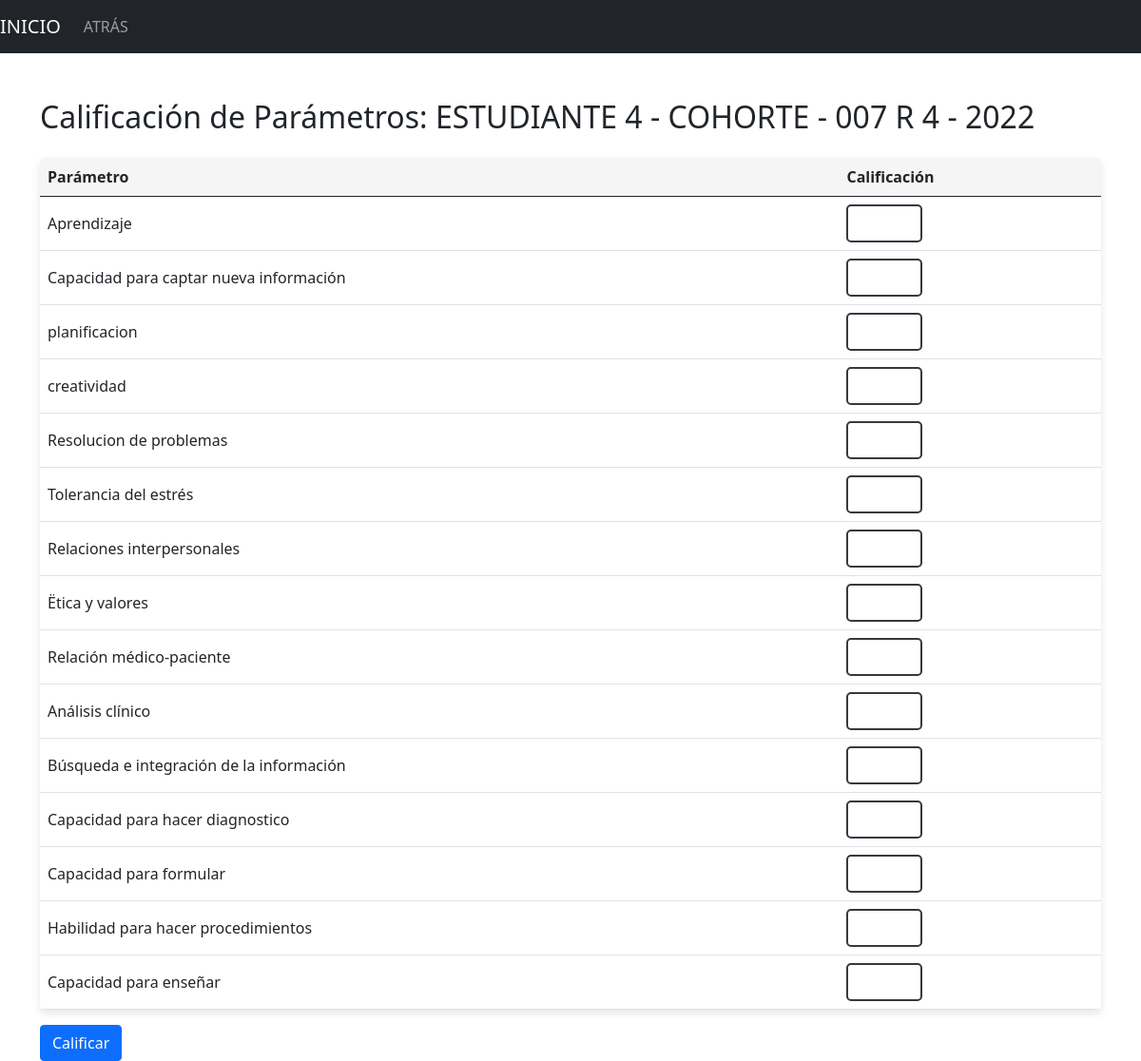
/student_self_grade/7/10 (signed in), run on the app's committed database.
### models.py (models this page shows, shortened)
class BaseModel(db.Model):
    __abstract__ = True
    created_at = db.Column(db.DateTime, default=current_time_in_bogota)
    updated_at = db.Column(
        db.DateTime, default=current_time_in_bogota, onupdate=current_time_in_bogota
    )
    created_by = db.Column(db.String(50), nullable=True)
    modified_by = db.Column(db.String(50), nullable=True)

class User(BaseModel, UserMixin):
    __tablename__ = "user"
    id = db.Column(db.Integer, primary_key=True)
    identificacion = db.Column(db.Integer, nullable=False, unique=True)
    tipo_identificacion = db.Column(db.String(2), nullable=False)
    full_name = db.Column(db.String(50), nullable=False)
    password = db.Column(db.String(255), nullable=False)
    email = db.Column(db.String(100), nullable=False, unique=True)
    sexo = db.Column(db.String(10), nullable=False)  # Masculino, Femenino, Otro
    telefono = db.Column(db.String(20), nullable=True)
    direccion_residencia = db.Column(db.String(255), nullable=True)
    profile_id = db.Column(db.Integer, db.ForeignKey("profile.id"), nullable=False)
    is_active = db.Column(db.Boolean, default=True, nullable=False)
    pin_security = db.Column(db.String(6), nullable=True)
    cohorts = db.relationship("Cohort", back_populates="teacher")
    profile = db.relationship("Profile", back_populates="users")
    universidad_id = db.Column(db.Integer, db.ForeignKey("universidad.id"), nullable=True)
    universidad = db.relationship("Universidad", back_populates="students", lazy="select")
    grades = db.relationship(
        "Grade", back_populates="student", cascade="all, delete-orphan"
    )
    cohort = db.relationship("Cohort", back_populates="students")
    especializacion_id = db.Column(db.Integer, db.ForeignKey("especializacion.id"), nullable=True)
    especializacion = db.relationship("Especializacion", back_populates="docentes")
    joined_cohorts = db.relationship("Cohort", secondary="grade", back_populates="students")

class Cohort(BaseModel):
    __tablename__ = "cohort"
    id = db.Column(db.Integer, primary_key=True)
    name = db.Column(db.String(50), nullable=False)
    year_id = db.Column(db.Integer, db.ForeignKey("year.id"), nullable=False)
    teacher_id = db.Column(db.Integer, db.ForeignKey("user.id"), nullable=False)
    year = db.relationship("Year", back_populates="cohorts")
    teacher = db.relationship("User", backref="taught_cohorts")
    students = db.relationship("User", secondary="grade", back_populates="joined_cohorts")
    rotaciones = db.relationship("Rotacion", back_populates="cohort", cascade="all, delete-orphan")

class Year(BaseModel):
    __tablename__ = "year"
    id = db.Column(db.Integer, primary_key=True)
    name = db.Column(db.String(20), nullable=False, unique=True)
    teacher_id = db.Column(db.Integer, db.ForeignKey("user.id"), nullable=False)
    cohorts = db.relationship(
        "Cohort", back_populates="year", cascade="all, delete-orphan"
    )

class ParametroCalificacion(BaseModel):
    __tablename__ = "parametro_calificacion"
    id = db.Column(db.Integer, primary_key=True)
    nombre = db.Column(db.String(255), nullable=False, unique=True)
    peso = db.Column(db.Float, default=1.0, nullable=False)  # Peso por defecto es 1.0

### app.py (the view, shortened to what this page needs)
@app.route(
    "/student_self_grade/<int:student_id>/<int:cohort_id>", methods=["GET", "POST"]
)
@login_required
def student_self_grade(student_id, cohort_id):
    student = User.query.get(student_id)
    cohort = Cohort.query.get(cohort_id)
    if current_user.id != student_id:
        flash("No tienes permiso para acceder a esta página.")
        return redirect(url_for("index"))
    existing_grade = Grade.query.filter_by(
        student_id=student_id, cohort_id=cohort_id
    ).first()
    if existing_grade and existing_grade.self_evaluation is not None:
        flash("Ya has realizado tu autoevaluación para este cohorte.", "warning")
        return redirect(url_for("student_dashboard"))
    parameters = ParametroCalificacion.query.all()
    return render_template(
        "student_self_grade.html", student=student, cohort=cohort, parameters=parameters
    )

### app.py (called while the page is built)
@login_manager.user_loader
def load_user(user_id):
    return User.query.get(int(user_id))

### templates/student_self_grade.html (shortened to what this page needs)
<!DOCTYPE html>
<html lang="en">
<head>
    <link rel="stylesheet" href="{{ url_for('static', filename='css/bootstrap.min.css') }}">
</head>
<body>
    <nav class="navbar navbar-expand-lg navbar-dark bg-dark">
        <a class="navbar-brand" href="{{ url_for('student_dashboard') }}">INICIO</a>
        <div class="collapse navbar-collapse" id="navbarNav">
            <ul class="navbar-nav">
                <li class="nav-item active">
                    <a class="nav-link" href="{{ url_for('view_cohorts_student') }}">ATRÁS</a>
                </li>
            </ul>
        </div>
    </nav>
    <div class="container mt-5">
        <h2 class="mb-4">Calificación de Parámetros: {{ student.full_name }} - {{ cohort.name }} - {{ cohort.year.name }}</h2>
        <form action="" method="post">
            <table class="table custom-table">
                <thead>
                    <tr>
                        <th>Parámetro</th>
                        <th>Calificación</th>
                    </tr>
                </thead>
                <tbody>
                    {% for parametro in parameters %}
                    <tr>
                        <td>{{ parametro.nombre }}</td>
                        <td>
                            <input class="form-control" type="number" name="parametro_{{ parametro.id }}" min="0" max="5" step="0.1" required>
                        </td>
                    </tr>
                    {% endfor %}
                </tbody>
            </table>
            <button type="submit" class="btn btn-primary">Calificar</button>
        </form>
    </div>
</body>
</html>

### templates/student_self_grade.html (style rules this page uses)
.custom-table { box-shadow: 0 4px 8px rgba(0, 0, 0, 0.1); border-radius: 5px; overflow: hidden; }
.custom-table thead { background-color: #f5f5f5; }
.custom-table td { vertical-align: middle; }
.custom-table input[type="number"] { max-width: 80px; border: 2px solid #343a40; border-radius: 5px; }

### data on the page
User: full_name "ESTUDIANTE 4"
Cohort: name "COHORTE - 007 R 4"
Year: year.name "2022"
ParametroCalificacion: nombre "Aprendizaje"
ParametroCalificacion: nombre "Capacidad para captar nueva información"
ParametroCalificacion: nombre "planificacion"
ParametroCalificacion: nombre "creatividad"
ParametroCalificacion: nombre "Resolucion de problemas"
ParametroCalificacion: nombre "Tolerancia del estrés"
ParametroCalificacion: nombre "Relaciones interpersonales"
ParametroCalificacion: nombre "Ëtica y valores"
ParametroCalificacion: nombre "Relación médico-paciente"
ParametroCalificacion: nombre "Análisis clínico"
ParametroCalificacion: nombre "Búsqueda e integración de la información"
ParametroCalificacion: nombre "Capacidad para hacer diagnostico"
ParametroCalificacion: nombre "Capacidad para formular"
ParametroCalificacion: nombre "Habilidad para hacer procedimientos"
ParametroCalificacion: nombre "Capacidad para enseñar"
